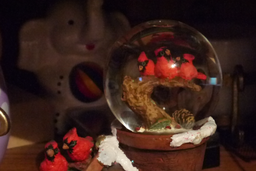
#> input picture MedianCartoon/MedianCartoon/snowglobe_colour.png, 256 x 171 px, shrunk from 1024 x 683 before the run
$ python MedianCartoon.py
#> lines starting #> are read from the running program, lines starting #| are printed output that depends on the picture
import cv2
import numpy as np

if __name__ == '__main__':
   input_image = cv2.imread('snowglobe_colour.png',1)
#> input_image is the input picture: shape (171, 256, 3); mean B, G, R 27.8, 34.1, 59.8
   output_image = input_image.copy()

def medfilter(in_img,rad): #Median Filter function that's called upon
#> called with rad = 4
    img = np.copy(in_img) #Creates a copy image
    mid = 2*rad*rad+2*rad+1 #  a is the radius of the filter, mid is the middle value of the mask
    r = []
    g = []
    b = [] #RGB array
    for i in range(in_img.shape[0]):
        for j in range(in_img.shape[1]):
            if i<rad or i>(in_img.shape[0]-(rad+1)) or j<rad or j>(in_img.shape[1]-(rad+1)):#Checks to see if the mask is within the range of the image
                pass #does nothing if not within range
            else:
                r.clear();g.clear();b.clear() #makes sure the arrays don't contain values before the mask is passed over them
                for x in range(-1*rad,rad+1):
                    for y in range(-1*rad,rad+1): #loops the 2d dimensions of the mask with corresponding radius
                        r.append(in_img[i+x,j+y][0])
                        g.append(in_img[i+x,j+y][1])
                        b.append(in_img[i+x,j+y][2]) #takes each color value when convolved with mask and appends to their arrays
                #Each array is sorted in ascending order
                r.sort()
                g.sort()
                b.sort()
                # The middle value mid is taken from each color array and placed in the image
                img[i,j]=(r[mid],g[mid],b[mid]) # The middle value mid is taken from each color array and placed in the image
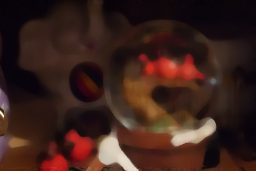
#> img: shape (171, 256, 3); mean B, G, R 27.1, 33.3, 59.2
#> after the loop, b = 81 values from 44 to 75; g = 81 values from 15 to 32; r = 81 values from 9 to 25
    return img

def filterset(img): #puts the image through 3 different filters
    img_output = np.copy(img)
    img_output = medfilter(img,4) #sends the image through a median filter function with a radius of 4
    img_output = medfilter(img_output,3) #repeats previous step for radius of 3
    img_output = medfilter(img_output,2) #repeats previous step for radius of 2
    return img_output

if __name__ == '__main__':
   output_image = filterset(input_image) #Output image calling upon multiple filters method
   cv2.imwrite('Medfiltered_snowglobe_RGB.png',output_image)
   cv2.waitKey(0)
   cv2.destroyAllWindows()
